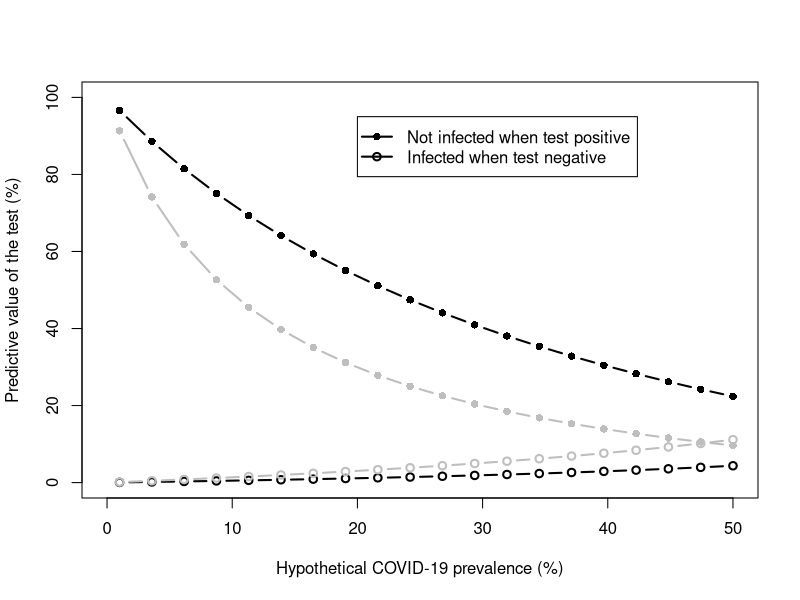
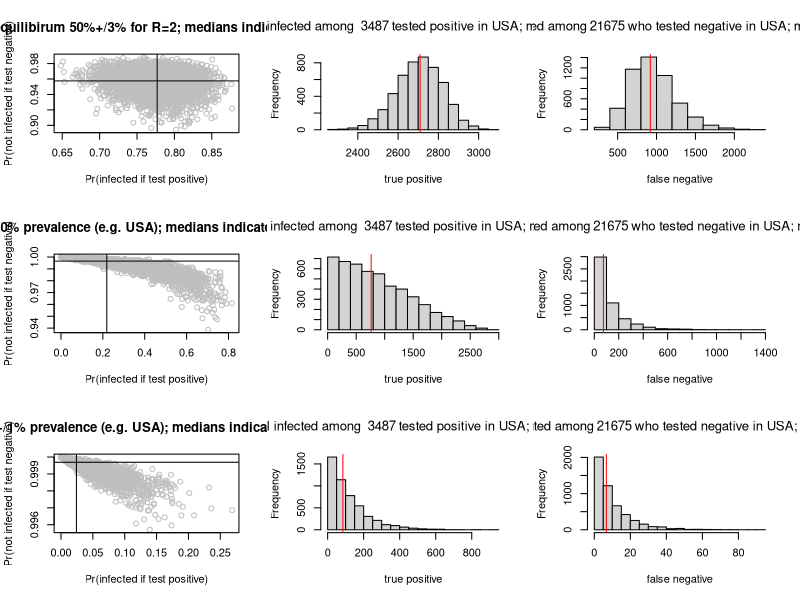
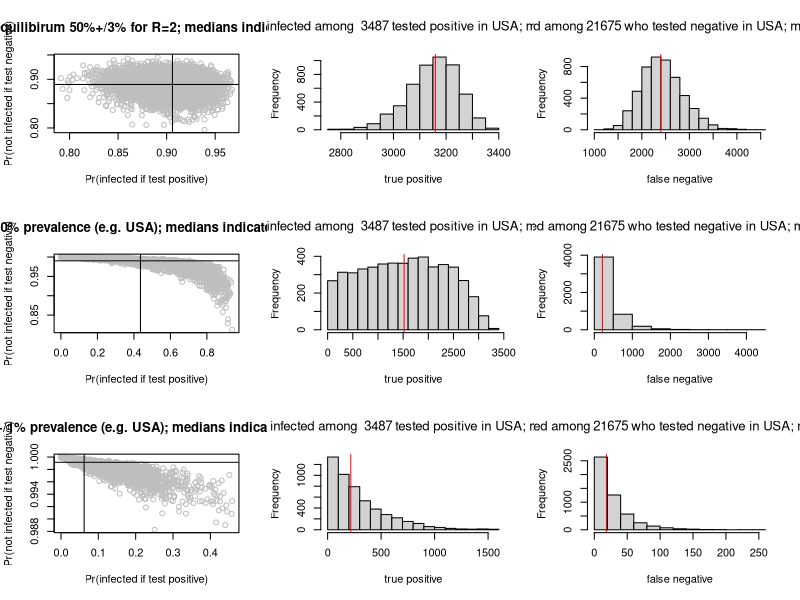

The R script that drew these images, in order:
#################
# Performance of testing in COVID-19
# Citation: Goldstein ND, Burstyn I. On the importance of early testing even when imperfect in a pandemic such as COVID-19. Manuscript in preparation.
# 3/17/20 -- Igor Burstyn and Neal Goldstein
#################


### SIMULATION PARAMETERS ###

#reproducibility
set.seed(777)

#simulation size
n=5000


### DATA FOR  TEST ACCURACY ###

#sn_pcr=352/(352+12)=.97   sp_pcr=116/(116+45)=.72
#Li et al antibody test https://www.ncbi.nlm.nih.gov/pubmed/32104917 to back calculate PCR
sn_pcr=rbeta(n, 352, 12)
mean(sn_pcr)
sd(sn_pcr)

sp_pcr=rbeta(n, 116, 45) 
mean(sp_pcr)
sd(sp_pcr)

sn_pcr_mean=mean(sn_pcr)
sp_pcr_mean=mean(sp_pcr)

#sn_sero/sp_sero from gold standard serologic data https://www.ncbi.nlm.nih.gov/pubmed/32104917
sn_sero=rbeta(n, 352, (397-352))
sp_sero=rbeta(n, 116, 12) #128-116

sn_sero_mean=mean(sn_sero)
sp_sero_mean=mean(sp_sero)


### DATA FOR PREV and TESTING DEPLOYMENT ###

#as of March 16, 2020

#https://www.cdc.gov/coronavirus/2019-ncov/cases-in-us.html
testpos=3487

#https://www.cdc.gov/coronavirus/2019-ncov/cases-updates/testing-in-us.html
testedUSA=4255+20907
testpos/testedUSA


### PLOT ###

pr=seq(0.01, .5, length.out=20)
pospredval=sn_pcr_mean*pr/(sn_pcr_mean*pr+(1-sp_pcr_mean)*(1-pr))
negpredval=sp_pcr_mean*(1-pr)/((1-sn_pcr_mean)*pr+sp_pcr_mean*(1-pr))

plot(100*pr, 100*(1-pospredval), type="b", col="black", , lwd=2, ylim=c(0,100), xlim=c(0,50), 
     ylab="Predictive value of the test (%)", xlab="Hypothetical COVID-19 prevalence (%)",  pch=16) 
lines(100*pr, 100*(1-negpredval), col="black", lwd=2, type="b", pch=1)

pospredval=sn_sero_mean*pr/(sn_sero_mean*pr+(1-sp_sero_mean)*(1-pr))
negpredval=sp_sero_mean*(1-pr)/((1-sn_sero_mean)*pr+sp_sero_mean*(1-pr))
lines(100*pr, 100*(1-pospredval), col="grey", lwd=2, type="b", pch=16)
lines(100*pr, 100*(1-negpredval), col="grey", lwd=2, type="b", pch=1)
legend(x=20, y=95, legend=c("Not infected when test positive", "Infected when test negative"), col="black", lty=1, lwd=2, pch=c(16,1))


### HYPOTHETHICAL ACCURACY ###

pop = 100000 #population size
prev = 0.10  #COVID-19 prevalance

true_pos = prev * pop
true_neg = (1-prev) * pop
test_pos_true_pos = round(sn_pcr_mean * true_pos)
test_neg_true_pos = true_pos - test_pos_true_pos
test_neg_true_neg = round(sp_pcr_mean * true_neg)
test_pos_true_neg = true_neg - test_neg_true_neg


### DISTRIBUTIONS of PREDICTED COUNTS UNDER PCR TESTING ###

#3x3 plotting window
par(mfrow=c(3,3))

#high prevalence: at equillibrium of 50% (China, Italy) for R=2
#pr=rbeta(n, 9, 1) #90+/-10%%
pr=rbeta(n, 100, 100) #50+/-3%%
mean(pr)
sd(pr)
ppv=sn_pcr*pr/(sn_pcr*pr+(1-sp_pcr)*(1-pr))
npv=sp_pcr*(1-pr)/((1-sn_pcr)*pr+sp_pcr*(1-pr))
plot(ppv, npv, main="Prevalence at equilibirum 50%+/3% for R=2; medians indicated by solid lines", xlab="Pr(infected if test positive)", ylab="Pr(not infected if test negative)", col="grey")
abline(v=median(ppv))
abline(h=median(npv))
TP=testpos*ppv
hist(TP, main=bquote("actual infected among "~ .(testpos)~ "tested positive in USA;"~"median"~.(round(median(TP,2)))), xlab="true positive")
abline(v=median(TP), col="red")
#	TP=testposp_pcrA*ppv
#	hist(TP, main="actual infected vs among tested positive in PA")
#	abline(v=median(TP), col="red")
FN=(testedUSA-testpos)*(1-npv)
hist(FN, main=bquote("infected among"~.(testedUSA-testpos)~ "who tested negative in USA;"~"median"~.(round(median(FN,2)))), xlab="false negative")
abline(v=median(FN), col="red")

#low prevalence (USA)
pr=rbeta(n, 1, 9) #10+/-10%%
mean(pr)
sd(pr)
ppv=sn_pcr*pr/(sn_pcr*pr+(1-sp_pcr)*(1-pr))
npv=sp_pcr*(1-pr)/((1-sn_pcr)*pr+sp_pcr*(1-pr))
plot(ppv, npv, main="Low 10%+/10% prevalence (e.g. USA); medians indicated by solid lines", xlab="Pr(infected if test positive)", ylab="Pr(not infected if test negative)", col="grey")
abline(v=median(ppv))
abline(h=median(npv))
TP=testpos*ppv
hist(TP, main=bquote("actual infected among "~ .(testpos)~ "tested positive in USA;"~"median"~.(round(median(TP,2)))), xlab="true positive")
abline(v=median(TP), col="red")
#	TP=testposp_pcrA*ppv
#	hist(TP, main="actual infected among 22 tested positive in PA")
#	abline(v=median(TP), col="red")
FN=(testedUSA-testpos)*(1-npv)
hist(FN, main=bquote("infected among"~.(testedUSA-testpos)~ "who tested negative in USA;"~"median"~.(round(median(FN,2)))), xlab="false negative")
abline(v=median(FN), col="red")

#very low prevalence (USA)
pr=rbeta(n, 1, 99) #1+/-1%%
mean(pr)
sd(pr)
ppv=sn_pcr*pr/(sn_pcr*pr+(1-sp_pcr)*(1-pr))
npv=sp_pcr*(1-pr)/((1-sn_pcr)*pr+sp_pcr*(1-pr))
plot(ppv, npv, main="Very low 1%+/1% prevalence (e.g. USA); medians indicated by solid lines", xlab="Pr(infected if test positive)", ylab="Pr(not infected if test negative)", col="grey")
abline(v=median(ppv))
abline(h=median(npv))
TP=testpos*ppv
hist(TP, main=bquote("actual infected among "~ .(testpos)~ "tested positive in USA;"~"median"~.(round(median(TP,2)))), xlab="true positive")
abline(v=median(TP), col="red")
#	TP=testposp_pcrA*ppv
#	hist(TP, main="actual infected among 22 tested positive in PA")
#	abline(v=median(TP), col="red")
FN=(testedUSA-testpos)*(1-npv)
hist(FN, main=bquote("infected among"~.(testedUSA-testpos)~ "who tested negative in USA;"~"median"~.(round(median(FN,2)))), xlab="false negative")
abline(v=median(FN), col="red")


### DISTRIBUTIONS of PREDICTED COUNTS UNDER SEROLOGICAL TESTING ###

#3x3 plotting window
par(mfrow=c(3,3))

#high prevalence: at equillibrium of 50% (China, Italy) for R=2
#pr=rbeta(n, 9, 1) #90+/-10%%
pr=rbeta(n, 100, 100) #50+/-3%%
mean(pr)
sd(pr)
ppv=sn_sero*pr/(sn_sero*pr+(1-sp_sero)*(1-pr))
npv=sp_sero*(1-pr)/((1-sn_sero)*pr+sp_sero*(1-pr))
plot(ppv, npv, main="Prevalence at equilibirum 50%+/3% for R=2; medians indicated by solid lines", xlab="Pr(infected if test positive)", ylab="Pr(not infected if test negative)", col="grey")
abline(v=median(ppv))
abline(h=median(npv))
TP=testpos*ppv
hist(TP, main=bquote("actual infected among "~ .(testpos)~ "tested positive in USA;"~"median"~.(round(median(TP,2)))), xlab="true positive")
abline(v=median(TP), col="red")
#	TP=testposp_seroA*ppv
#	hist(TP, main="actual infected vs among tested positive in PA")
#	abline(v=median(TP), col="red")
FN=(testedUSA-testpos)*(1-npv)
hist(FN, main=bquote("infected among"~.(testedUSA-testpos)~ "who tested negative in USA;"~"median"~.(round(median(FN,2)))), xlab="false negative")
abline(v=median(FN), col="red")

#low prevalence (USA)
pr=rbeta(n, 1, 9) #10+/-10%%
mean(pr)
sd(pr)
ppv=sn_sero*pr/(sn_sero*pr+(1-sp_sero)*(1-pr))
npv=sp_sero*(1-pr)/((1-sn_sero)*pr+sp_sero*(1-pr))
plot(ppv, npv, main="Low 10%+/10% prevalence (e.g. USA); medians indicated by solid lines", xlab="Pr(infected if test positive)", ylab="Pr(not infected if test negative)", col="grey")
abline(v=median(ppv))
abline(h=median(npv))
TP=testpos*ppv
hist(TP, main=bquote("actual infected among "~ .(testpos)~ "tested positive in USA;"~"median"~.(round(median(TP,2)))), xlab="true positive")
abline(v=median(TP), col="red")
#	TP=testposp_seroA*ppv
#	hist(TP, main="actual infected among 22 tested positive in PA")
#	abline(v=median(TP), col="red")
FN=(testedUSA-testpos)*(1-npv)
hist(FN, main=bquote("infected among"~.(testedUSA-testpos)~ "who tested negative in USA;"~"median"~.(round(median(FN,2)))), xlab="false negative")
abline(v=median(FN), col="red")

#very low prevalence (USA)
pr=rbeta(n, 1, 99) #1+/-1%%
mean(pr)
sd(pr)
ppv=sn_sero*pr/(sn_sero*pr+(1-sp_sero)*(1-pr))
npv=sp_sero*(1-pr)/((1-sn_sero)*pr+sp_sero*(1-pr))
plot(ppv, npv, main="Very low 1%+/1% prevalence (e.g. USA); medians indicated by solid lines", xlab="Pr(infected if test positive)", ylab="Pr(not infected if test negative)", col="grey")
abline(v=median(ppv))
abline(h=median(npv))
TP=testpos*ppv
hist(TP, main=bquote("actual infected among "~ .(testpos)~ "tested positive in USA;"~"median"~.(round(median(TP,2)))), xlab="true positive")
abline(v=median(TP), col="red")
#	TP=testposp_seroA*ppv
#	hist(TP, main="actual infected among 22 tested positive in PA")
#	abline(v=median(TP), col="red")
FN=(testedUSA-testpos)*(1-npv)
hist(FN, main=bquote("infected among"~.(testedUSA-testpos)~ "who tested negative in USA;"~"median"~.(round(median(FN,2)))), xlab="false negative")
abline(v=median(FN), col="red")
